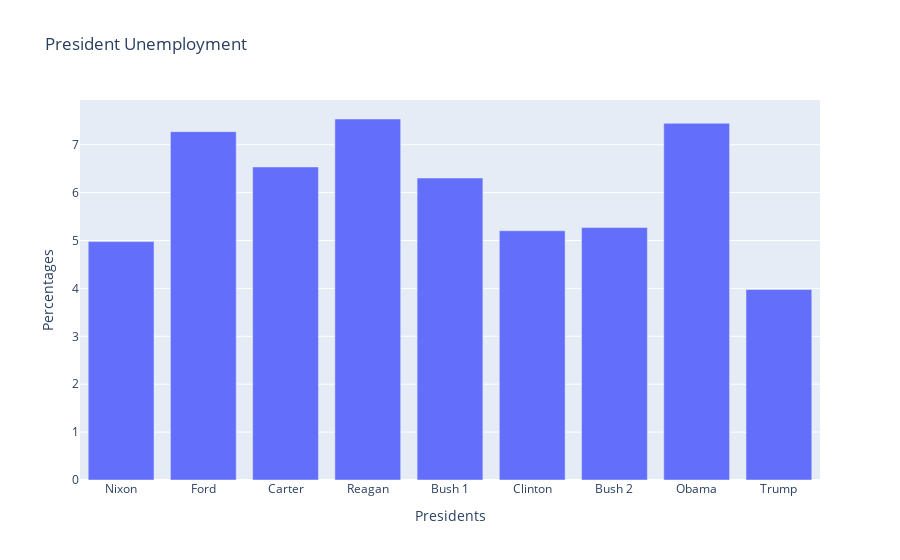

The cell this chart's notebook holds for it:
### Code cell
fig = go.Figure(data=go.Bar(x=df['president'], y=df['Unemployment']))
fig.update_layout(
    title='President Unemployment',
    xaxis_title='Presidents',
    yaxis_title='Percentages')
fig.show()

### Figure 1 — Plotly figure (JSON) as saved in the notebook; plotly's stock layout.template omitted (floating-point values rounded to 4 significant figures)
{"data": [{"type": "bar", "x": ["Nixon", "Ford", "Carter", "Reagan", "Bush 1", "Clinton", "Bush 2", "Obama", "Trump"], "y": [4.977, 7.272, 6.535, 7.536, 6.304, 5.204, 5.271, 7.446, 3.978]}], "layout": {"autosize": true, "title": {"text": "President Unemployment"}, "xaxis": {"autorange": true, "range": [-0.5, 8.5], "title": {"text": "Presidents"}, "type": "category"}, "yaxis": {"autorange": true, "range": [0, 7.933], "title": {"text": "Percentages"}, "type": "linear"}}}
